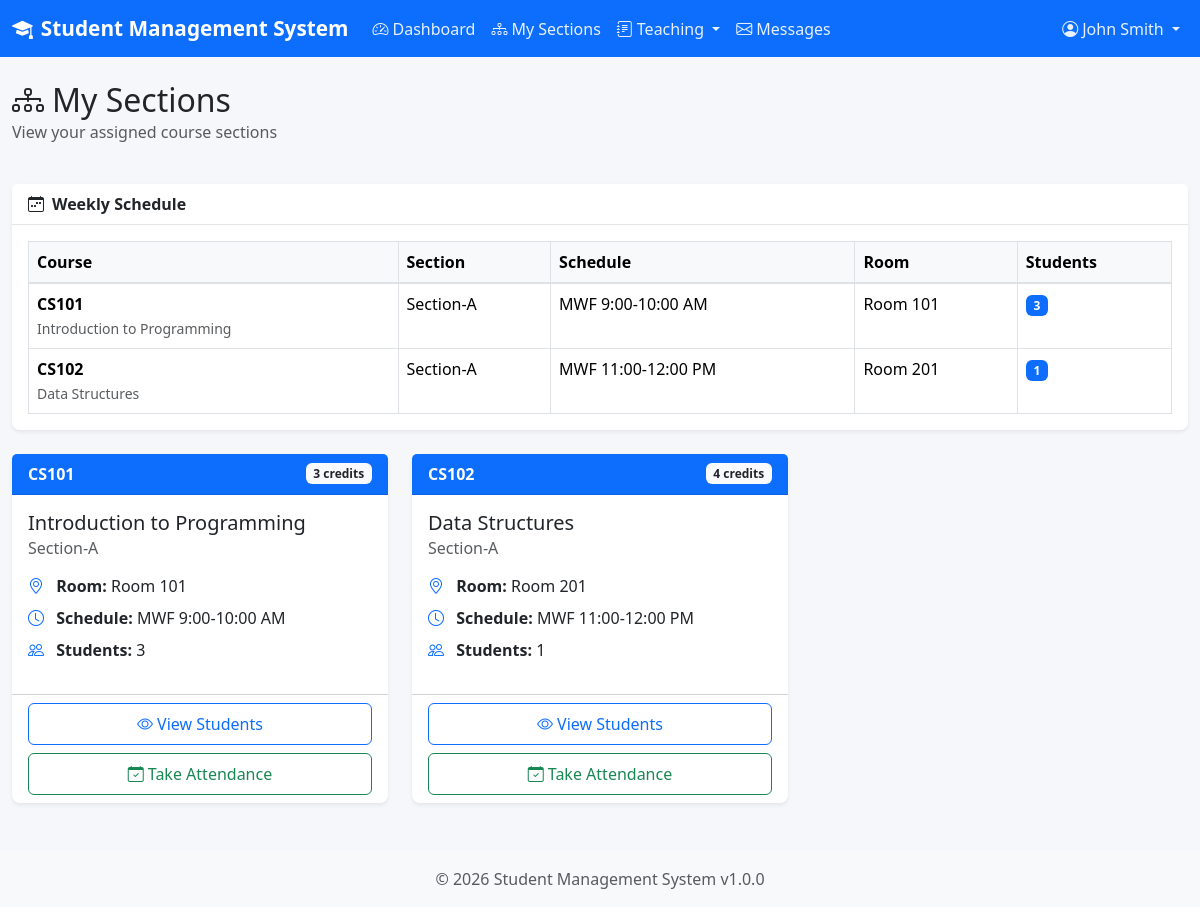
The page /modules/teacher/my_sections.php (signed in) on the database its author committed.
### tables this page shows
CREATE TABLE IF NOT EXISTS sections (
    id INT AUTO_INCREMENT PRIMARY KEY,
    section_name VARCHAR(50) NOT NULL,
    course_id INT NOT NULL,
    teacher_id INT,
    room_number VARCHAR(20),
    schedule_time VARCHAR(100),
    max_students INT DEFAULT 40,
    status ENUM('active', 'inactive') DEFAULT 'active',
    created_at TIMESTAMP DEFAULT CURRENT_TIMESTAMP,
    updated_at TIMESTAMP DEFAULT CURRENT_TIMESTAMP ON UPDATE CURRENT_TIMESTAMP,
    FOREIGN KEY (course_id) REFERENCES courses(id) ON DELETE CASCADE,
    FOREIGN KEY (teacher_id) REFERENCES users(id) ON DELETE SET NULL,
    UNIQUE KEY unique_section_course (section_name, course_id)
);

CREATE TABLE IF NOT EXISTS courses (
    id INT AUTO_INCREMENT PRIMARY KEY,
    course_code VARCHAR(20) NOT NULL UNIQUE,
    course_name VARCHAR(100) NOT NULL,
    description TEXT,
    credits INT DEFAULT 3,
    status ENUM('active', 'inactive') DEFAULT 'active',
    created_at TIMESTAMP DEFAULT CURRENT_TIMESTAMP,
    updated_at TIMESTAMP DEFAULT CURRENT_TIMESTAMP ON UPDATE CURRENT_TIMESTAMP
);

### includes/db_operations.php (called while the page is built, shortened)
<?php
function getSectionsByTeacher($teacherId) {
    $db = getDB();
    $stmt = $db->prepare("SELECT s.*, c.course_code, c.course_name, c.credits,
                          (SELECT COUNT(*) FROM enrollments e WHERE e.section_id = s.id AND e.status = 'enrolled') as student_count
                          FROM sections s
                          JOIN courses c ON s.course_id = c.id
                          WHERE s.teacher_id = ? AND s.status = 'active'
                          ORDER BY c.course_code, s.section_name");
    $stmt->execute([$teacherId]);
    return $stmt->fetchAll();
}

### includes/helpers.php (called while the page is built, shortened)
<?php
function sanitize($input) {
    return htmlspecialchars(trim($input), ENT_QUOTES, 'UTF-8');
}

### modules/teacher/my_sections.php (the view, shortened to what this page needs)
<?php
require_once __DIR__ . '/../../includes/header.php';
require_once __DIR__ . '/../../includes/db_operations.php';
$teacherId = getCurrentUserId();
$sections = getSectionsByTeacher($teacherId);
?>
<div class="row mb-4">
    <div class="col-12">
        <h2 class="mb-0">
            <i class="bi bi-diagram-3 me-2"></i>My Sections
        </h2>
        <p class="text-muted">View your assigned course sections</p>
    </div>
</div>
<?php if (empty($sections)): ?>
<div class="card">
    <div class="card-body">
        <div class="empty-state">
            <i class="bi bi-folder-x"></i>
            <p>You are not assigned to any sections yet.</p>
            <p class="text-muted">Please contact the administrator for section assignments.</p>
        </div>
    </div>
</div>
<?php else: ?>
<div class="card mb-4">
    <div class="card-header">
        <i class="bi bi-calendar-week me-2"></i>Weekly Schedule
    </div>
    <div class="card-body">
        <div class="table-responsive">
            <table class="table table-bordered">
                <thead>
                    <tr>
                        <th>Course</th>
                        <th>Section</th>
                        <th>Schedule</th>
                        <th>Room</th>
                        <th>Students</th>
                    </tr>
                </thead>
                <tbody>
                    <?php foreach ($sections as $section): ?>
                    <tr>
                        <td>
                            <strong><?= sanitize($section['course_code']) ?></strong><br>
                            <small class="text-muted"><?= sanitize($section['course_name']) ?></small>
                        </td>
                        <td><?= sanitize($section['section_name']) ?></td>
                        <td><?= sanitize($section['schedule_time'] ?: 'TBA') ?></td>
                        <td><?= sanitize($section['room_number'] ?: 'TBA') ?></td>
                        <td><span class="badge bg-primary"><?= $section['student_count'] ?></span></td>
                    </tr>
                    <?php endforeach; ?>
                </tbody>
            </table>
        </div>
    </div>
</div>
<div class="row">
    <?php foreach ($sections as $section): ?>
    <div class="col-md-6 col-lg-4 mb-4">
        <div class="card section-card h-100">
            <div class="card-header">
                <div class="d-flex justify-content-between align-items-center">
                    <span><?= sanitize($section['course_code']) ?></span>
                    <span class="badge bg-light text-dark"><?= $section['credits'] ?> credits</span>
                </div>
            </div>
            <div class="card-body">
                <h5 class="card-title"><?= sanitize($section['course_name']) ?></h5>
                <h6 class="card-subtitle mb-3 text-muted"><?= sanitize($section['section_name']) ?></h6>
                <ul class="list-unstyled mb-3">
                    <li class="mb-2">
                        <i class="bi bi-geo-alt text-primary me-2"></i>
                        <strong>Room:</strong> <?= sanitize($section['room_number'] ?: 'TBA') ?>
                    </li>
                    <li class="mb-2">
                        <i class="bi bi-clock text-primary me-2"></i>
                        <strong>Schedule:</strong> <?= sanitize($section['schedule_time'] ?: 'TBA') ?>
                    </li>
                    <li>
                        <i class="bi bi-people text-primary me-2"></i>
                        <strong>Students:</strong> <?= $section['student_count'] ?>
                    </li>
                </ul>
            </div>
            <div class="card-footer bg-transparent">
                <div class="d-grid gap-2">
                    <a href="<?= BASE_URL ?>modules/teacher/section_details.php?id=<?= $section['id'] ?>" class="btn btn-outline-primary">
                        <i class="bi bi-eye me-1"></i>View Students
                    </a>
                    <a href="<?= BASE_URL ?>modules/teacher/attendance.php?section_id=<?= $section['id'] ?>" class="btn btn-outline-success">
                        <i class="bi bi-calendar-check me-1"></i>Take Attendance
                    </a>
                </div>
            </div>
        </div>
    </div>
    <?php endforeach; ?>
</div>
<?php endif; ?>
<?php require_once __DIR__ . '/../../includes/footer.php'; ?>

### assets/css/style.css (style rules this page uses)
:root { --primary-color: #0d6efd; --secondary-color: #6c757d; --success-color: #198754; --danger-color: #dc3545; --warning-color: #ffc107; --info-color: #0dcaf0; --light-color: #f8f9fa; --dark-color: #212529; }
body { background-color: #f5f7fa; min-height: 100vh; display: flex; flex-direction: column; }
.card { border: none; border-radius: 0.5rem; box-shadow: 0 0.125rem 0.25rem rgba(0, 0, 0, 0.075); transition: box-shadow 0.15s ease-in-out; }
.card-header { background-color: #fff; border-bottom: 1px solid rgba(0, 0, 0, 0.1); font-weight: 600; }
.table { margin-bottom: 0; }
.table thead th { background-color: #f8f9fa; border-bottom: 2px solid #dee2e6; font-weight: 600; white-space: nowrap; }
.btn { font-weight: 500; padding: 0.5rem 1rem; }
.section-card { height: 100%; transition: transform 0.2s ease; }
.section-card .card-header { background-color: var(--primary-color); color: #fff; font-weight: 600; }

### rows shown on the page
sections: course.course_code "CS101", course.course_name "Introduction to Programming", section_name "Section-A", schedule_time "MWF 9:00-10:00 AM", room_number "Room 101", student_count "3", course.credits "3"
sections: course.course_code "CS102", course.course_name "Data Structures", section_name "Section-A", schedule_time "MWF 11:00-12:00 PM", room_number "Room 201", student_count "1", course.credits "4"

### other values the page prints
APP_NAME "Student Management System"
getCurrentUserName() "John Smith"
APP_VERSION "1.0.0"
